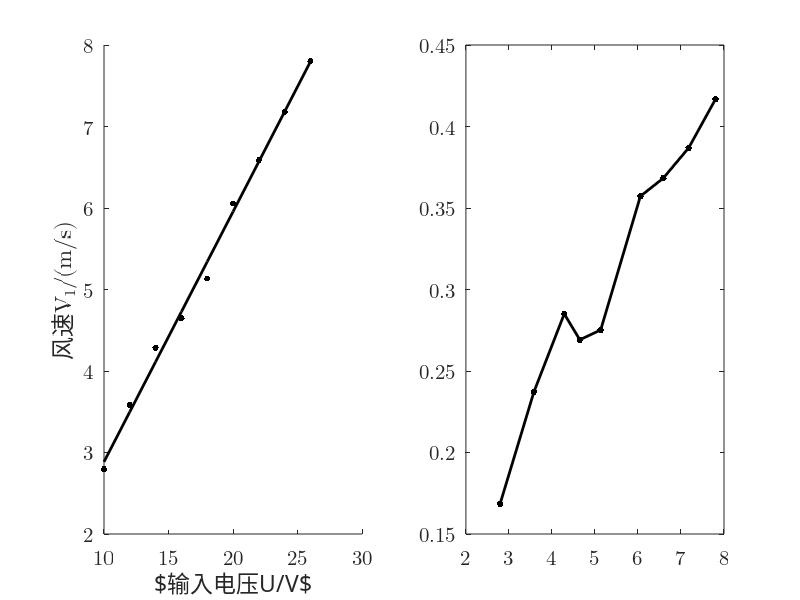

MATLAB code to generate this figure:
u =(10:2:26);
i =[0.065 0.081 0.099 0.117 0.137 0.156 0.177 0.200 0.220];
v1=[2.795 3.582 4.286 4.648 5.133 6.056 6.587 7.180 7.803];
r=0.5*103.84*10^(-3);
s=pi*r*r;
rho=1.185;
p0=u.*i
p1=0.5.*rho.*s.*(v1.^3)
ita=p1./p0

subplot(1, 2, 1);
uv=scatter(u, v1, 200, 'k', '.');
hold on;
set(gca, 'FontName', 'Latin Modern Math', 'FontSize', 15);
xlabel('\fontname{Songti SC}$输入电压U/V$');
ylabel('风速V_1/(m/s)');

M=[u' ones(9,1)];
k=M\(v1');
v1pre=(M*k)';

plot(u, v1pre, '-k', 'LineWidth', 2);

subplot(1, 2, 2);
plot(v1, ita, '.-k', 'LineWidth', 2, 'MarkerSize', 15);
set(gca, 'FontName', 'Latin Modern Math', 'FontSize', 15);
